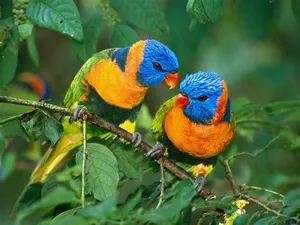
#> input picture TASK 4/bird.webp, 300 x 225 px
$ jupyter execute --allow-errors 'Image to Pencil Sketch with Python.ipynb'
#> lines starting #> are read from the running program, lines starting #| are printed output that depends on the picture
# LETS GROW MORE DATA SCIENCE INTERN MARCH 2023

# Beginner Level Task:

## TASK-3- Image to Pencil Sketch with Python:

**We need to read the image in RBG format and then convert it to a grayscale image. This will turn an image into a classic black and white photo. Then the next thing to do is invert the grayscale image also called negative image, this will be our inverted grayscale image. Inversion can be used to enhance details. Then we can finally create the pencil sketch by mixing the grayscale image with the inverted blurry image. This can be done by dividing the grayscale image by the inverted blurry image. Since images are just arrays, we can easily do this programmatically using the divide function from the cv2 library in Python.**

## Importing openCV2 Library

[cell 1]
import cv2
from matplotlib import pyplot as plt
import matplotlib.image as mpimg

## Read the image

[cell 2]
imag=cv2.imread("bird.webp")
#> imag is the input picture: shape (225, 300, 3); mean B, G, R 58.4, 106.6, 77.3

[cell 3]
plt.imshow(imag)
b,q,r = cv2.split(imag)
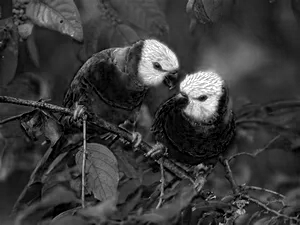
#> b: shape (225, 300); min 0, max 255, mean 58.4
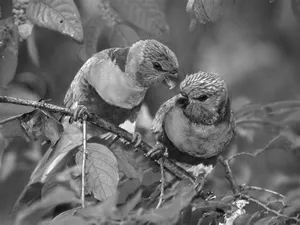
#> q: shape (225, 300); min 0, max 255, mean 106.6
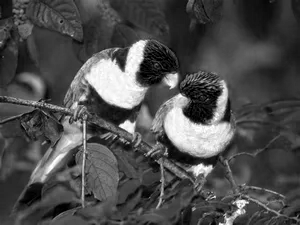
#> r: shape (225, 300); min 0, max 255, mean 77.3
imag = cv2.merge((r,q,b))

[cell 4]
plt.title("Original Image")
plt.imshow(imag)

## Creating a new image by converting the original image to greyscale

[cell 5]
imag = mpimg.imread("bird.webp")
#> (the rest of this cell did not finish here and is left out)

## Inverting the new grayscale image

[cell 6]
imag_gray = cv2.cvtColor(imag, cv2.COLOR_BGR2GRAY)
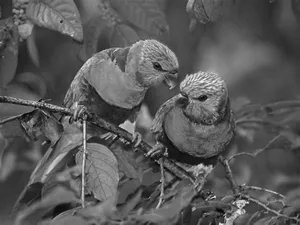
#> imag_gray: shape (225, 300); min 3, max 243, mean 88.9
imag_invert = cv2.bitwise_not(imag_gray)
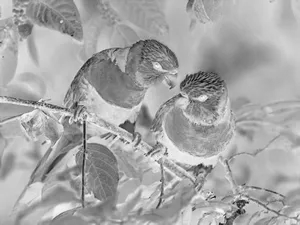
#> imag_invert: shape (225, 300); min 12, max 252, mean 166.1
plt.figure(figsize=(8,8))
plt.imshow(imag_invert,cmap="gray")
plt.axis("off")
plt.title("Inverted Image")
plt.show()

[cell 7]
img_smoothing = cv2.GaussianBlur(imag_invert, (21, 21),sigmaX=0, sigmaY=0)
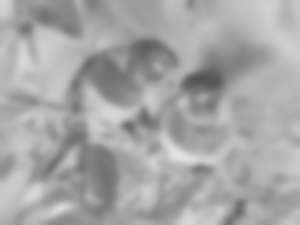
#> img_smoothing: shape (225, 300); min 82, max 227, mean 166.1
plt.figure(figsize=(8,8))
plt.imshow(img_smoothing,cmap="gray")
plt.axis("off")
plt.title("Smoothen Image")
plt.show()

## Inverting the blurred image and then we can easily convert the image into a pencil sketch

[cell 8]
final = cv2.divide(imag_gray, 255 - img_smoothing, scale=255)
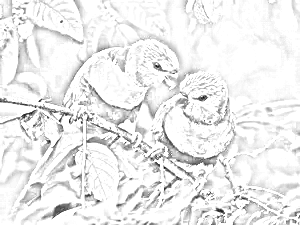
#> final: shape (225, 300); min 10, max 255, mean 237
plt.figure(figsize=(8,8))
plt.imshow(final,cmap="gray")
plt.axis("off")
plt.title("Final Sketch Image")
plt.show()
